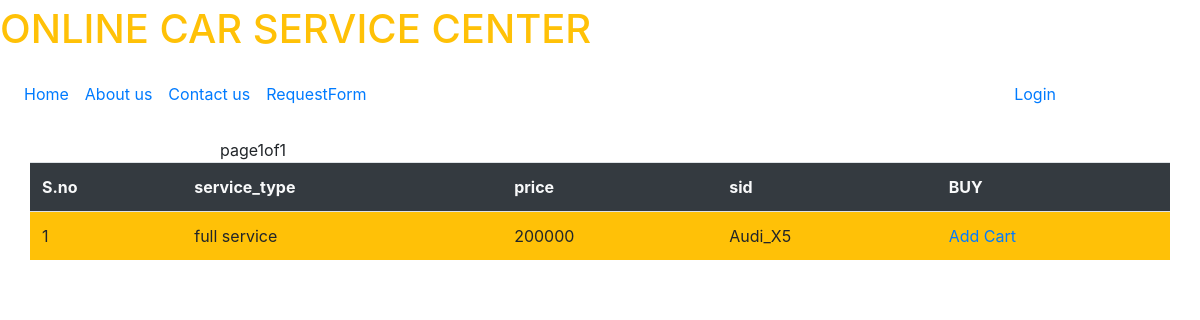
Screenshot of /ca/1/ with the database file from the repository.
### service/models.py (models this page shows, shortened)
class Services(models.Model):
	service_type=models.CharField(max_length=30)
	price=models.IntegerField()
	sid=models.ForeignKey(CarCategory,on_delete=models.CASCADE)
	is_status=models.IntegerField(default=1)

class CarCategory(models.Model):
	cname=models.CharField(max_length=20)
	def __str__(self):
		return self.cname

### service/views.py (the view)
# urls.py: path('ca/<int:id>/',views.categories,name="ca"),
def categories(request,id):
	d=CarCategory.objects.all()
	p=Services.objects.filter(sid_id=id)
	paginator=Paginator(p,10)
	page=request.GET.get('page')
	try:
		p=paginator.page(page)
	except PageNotAnInteger:
		p=paginator.page(1)
	except EmptyPage:
		p=paginator.page(paginator.num_pages)
	return render(request,'services/carservices.html',{'da':p,'data':d})

### service/templates/services/carservices.html (shortened to what this page needs)
{% extends 'services/base.html' %}
{% block content %}
<div class="container">
	<div class="row mt-3">
		<div class="col-md-2"></div>
			<table class="table table-striped table-hover bg-warning">
				<tr class="bg-dark text-light">
				<th>S.no</th>
				<th>service_type</th>
				<th>price</th>
				<th>sid</th>
				<th>BUY</th>
			</tr>
			{% for i in da %}
			<tr>
				<td>{{forloop.counter}}</td>
				<td>{{i.service_type}}</td>
				<td>{{i.price}}</td>
				<td>{{i.sid}}</td>
				<td><a href="{% url 'addcart' i.id %}">Add Cart</a></td>
			</tr>
			{% endfor %}
			{% include 'services/pagination.html' with page=da %}
		</table>
	</div>
</div>
{% endblock %}

### rows the page displays
Services: service_type "full service", price "200000", sid "Audi_X5"

### other values shown
{{ page.number }} "1"
{{ page.paginator.num_pages }} "1"
